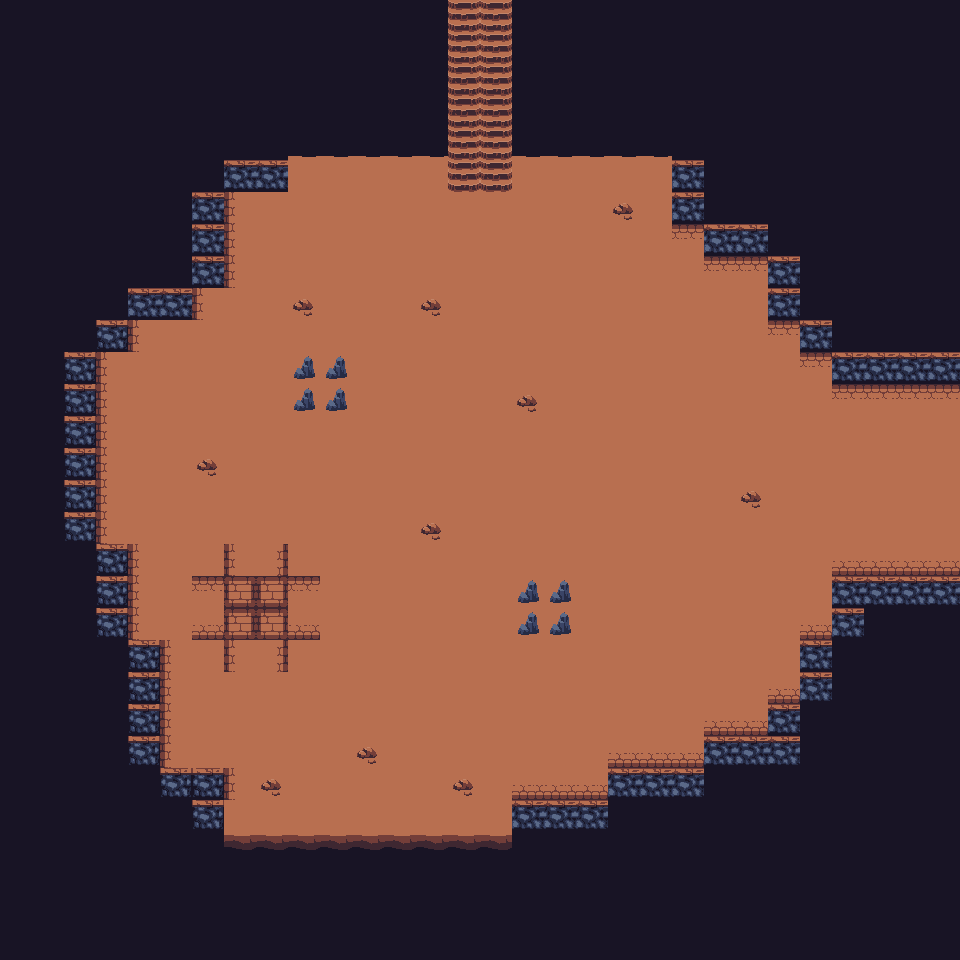

This is a level from a 2D game, rendered from its Tiled map with the project's own tilesets. A one-line summary and the complete map file follow:
An orthogonal 30x30 tile map with 32x32 px tiles, 2 tile layers (Tile Layer 1, Tile Layer 2) and 30 objects (29x wall, portal).

<map version="1.5" tiledversion="1.6.0" orientation="orthogonal" renderorder="right-down" width="30" height="30" tilewidth="32" tileheight="32" infinite="0" nextlayerid="4" nextobjectid="41">
 <tileset firstgid="1" name="tileset_dungeon" tilewidth="32" tileheight="32" tilecount="64" columns="8">
  <image source="tileset_dungeon.png" width="256" height="256" />
 </tileset>
 <layer id="1" name="Tile Layer 1" width="30" height="30">
  <data encoding="csv">
0,0,0,0,0,0,0,0,0,0,0,0,0,0,36,36,0,0,0,0,0,0,0,0,0,0,0,0,0,0,
0,0,0,0,0,0,0,0,0,0,0,0,0,0,36,36,0,0,0,0,0,0,0,0,0,0,0,0,0,0,
0,0,0,0,0,0,0,0,0,0,0,0,0,0,36,36,0,0,0,0,0,0,0,0,0,0,0,0,0,0,
0,0,0,0,0,0,0,0,0,0,0,0,0,0,36,36,0,0,0,0,0,0,0,0,0,0,0,0,0,0,
0,0,0,0,0,0,0,0,0,27,27,27,27,27,36,36,27,27,27,27,27,27,0,0,0,0,0,0,0,0,
0,0,0,0,0,0,0,18,18,34,34,34,34,34,36,36,34,34,34,34,34,18,0,0,0,0,0,0,0,0,
0,0,0,0,0,0,18,41,42,42,42,42,42,42,42,42,42,42,42,42,42,18,0,0,0,0,0,0,0,0,
0,0,0,0,0,0,18,41,42,42,42,42,42,42,42,42,42,42,42,42,42,34,18,18,0,0,0,0,0,0,
0,0,0,0,0,0,18,41,42,42,42,42,42,42,42,42,42,42,42,42,42,42,34,34,18,0,0,0,0,0,
0,0,0,0,18,18,41,42,42,42,42,42,42,42,42,42,42,42,42,42,42,42,42,42,18,0,0,0,0,0,
0,0,0,20,41,42,42,42,42,42,42,42,42,42,42,42,42,42,42,42,42,42,42,42,34,18,0,0,0,0,
0,0,20,41,42,42,42,42,42,42,42,42,42,42,42,42,42,42,42,42,42,42,42,42,42,34,18,18,18,18,
0,0,20,41,42,42,42,42,42,42,42,42,42,42,42,42,42,42,42,42,42,42,42,42,42,42,34,34,34,34,
0,0,20,41,42,42,42,42,42,42,42,42,42,42,42,42,42,42,42,42,42,42,42,42,42,42,42,42,42,42,
0,0,20,41,42,42,42,42,42,42,42,42,42,42,42,42,42,42,42,42,42,42,42,42,42,42,42,42,42,42,
0,0,20,41,42,42,42,42,42,42,42,42,42,42,42,42,42,42,42,42,42,42,42,42,42,42,42,42,42,42,
0,0,20,41,42,42,42,42,42,42,42,42,42,42,42,42,42,42,42,42,42,42,42,42,42,42,42,42,42,42,
0,0,0,20,41,42,42,42,42,42,42,42,42,42,42,42,42,42,42,42,42,42,42,42,42,42,50,50,50,50,
0,0,0,20,41,42,42,52,52,42,42,42,42,42,42,42,42,42,42,42,42,42,42,42,42,42,18,18,18,18,
0,0,0,20,41,42,42,52,52,42,42,42,42,42,42,42,42,42,42,42,42,42,42,42,42,50,18,0,0,0,
0,0,0,0,20,41,42,42,42,42,42,42,42,42,42,42,42,42,42,42,42,42,42,42,42,18,0,0,0,0,
0,0,0,0,20,41,42,42,42,42,42,42,42,42,42,42,42,42,42,42,42,42,42,42,50,18,0,0,0,0,
0,0,0,0,20,41,42,42,42,42,42,42,42,42,42,42,42,42,42,42,42,42,50,50,18,0,0,0,0,0,
0,0,0,0,20,41,42,42,42,42,42,42,42,42,42,42,42,42,42,50,50,50,18,18,18,0,0,0,0,0,
0,0,0,0,0,20,20,41,42,42,42,42,42,42,42,42,50,50,50,18,18,18,0,0,0,0,0,0,0,0,
0,0,0,0,0,0,20,50,50,50,50,50,50,50,50,50,18,18,18,0,0,0,0,0,0,0,0,0,0,0,
0,0,0,0,0,0,0,29,29,29,29,29,29,29,29,29,0,0,0,0,0,0,0,0,0,0,0,0,0,0,
0,0,0,0,0,0,0,0,0,0,0,0,0,0,0,0,0,0,0,0,0,0,0,0,0,0,0,0,0,0,
0,0,0,0,0,0,0,0,0,0,0,0,0,0,0,0,0,0,0,0,0,0,0,0,0,0,0,0,0,0,
0,0,0,0,0,0,0,0,0,0,0,0,0,0,0,0,0,0,0,0,0,0,0,0,0,0,0,0,0,0
</data>
 </layer>
 <layer id="2" name="Tile Layer 2" width="30" height="30">
  <data encoding="csv">
46,46,46,46,46,46,46,46,46,46,46,46,46,46,0,0,46,46,46,46,46,46,46,46,46,46,46,46,46,46,
46,46,46,46,46,46,46,46,46,46,46,46,46,46,0,0,46,46,46,46,46,46,46,46,46,46,46,46,46,46,
46,46,46,46,46,46,46,46,46,46,46,46,46,46,0,0,46,46,46,46,46,46,46,46,46,46,46,46,46,46,
46,46,46,46,46,46,46,46,46,46,46,46,46,46,0,0,46,46,46,46,46,46,46,46,46,46,46,46,46,46,
46,46,46,46,46,46,46,46,46,54,54,54,54,54,0,0,54,54,54,54,54,46,46,46,46,46,46,46,46,46,
46,46,46,46,46,46,46,0,0,42,42,42,42,42,0,0,42,42,42,42,42,0,46,46,46,46,46,46,46,46,
46,46,46,46,46,46,0,0,0,0,42,42,0,0,0,0,0,0,0,15,0,0,46,46,46,46,46,46,46,46,
46,46,46,46,46,46,0,0,0,42,42,42,0,0,0,0,0,0,0,0,0,0,0,0,46,46,46,46,46,46,
46,46,46,46,46,46,0,0,0,42,0,42,0,0,0,0,0,0,0,0,0,0,0,0,0,46,46,46,46,46,
46,46,46,46,0,0,0,0,0,15,42,42,0,15,0,0,0,0,0,0,0,0,0,0,0,46,46,46,46,46,
46,46,46,0,0,0,0,0,0,42,42,42,0,0,0,0,0,0,0,0,0,0,0,0,0,0,46,46,46,46,
46,46,0,0,0,0,0,0,0,8,8,42,0,0,0,0,0,0,0,0,0,0,0,0,0,0,0,0,0,0,
46,46,0,0,0,0,0,0,0,8,8,42,0,0,0,0,15,0,0,0,0,0,0,0,0,0,0,0,0,0,
46,46,0,0,0,0,0,0,0,0,0,42,0,0,0,0,0,0,0,0,0,0,0,0,0,0,0,0,0,0,
46,46,0,0,0,0,15,0,0,0,0,42,0,0,0,0,0,0,0,0,0,0,0,0,0,0,0,0,0,0,
46,46,0,0,0,0,0,0,0,0,0,42,42,0,0,0,0,0,0,0,0,0,0,15,0,0,0,0,0,0,
46,46,0,0,0,0,0,0,0,0,0,42,42,15,0,0,0,0,0,0,0,0,0,0,0,0,0,0,0,0,
46,46,46,0,0,0,0,41,43,0,0,0,0,42,0,0,0,0,0,0,0,0,0,0,0,0,0,0,0,0,
46,46,46,0,0,0,34,0,0,34,0,0,0,0,42,42,8,8,0,0,0,0,0,0,0,0,0,0,0,0,
46,46,46,0,0,0,50,0,0,50,0,0,0,0,0,42,8,8,0,0,0,0,0,0,0,0,0,46,46,46,
46,46,46,46,0,0,0,41,43,0,0,0,0,0,0,0,0,0,0,0,0,0,0,0,0,0,46,46,46,46,
46,46,46,46,0,0,0,0,0,0,0,0,0,0,0,0,0,0,0,0,0,0,0,0,0,0,46,46,46,46,
46,46,46,46,0,0,0,0,0,0,0,0,0,0,0,0,0,0,0,0,0,0,0,0,0,46,46,46,46,46,
46,46,46,46,0,0,0,0,0,0,0,15,0,0,0,0,0,0,0,0,0,0,0,0,0,46,46,46,46,46,
46,46,46,46,46,0,0,0,15,0,0,0,0,0,15,0,0,0,0,0,0,0,46,46,46,46,46,46,46,46,
46,46,46,46,46,46,0,42,42,42,42,42,42,42,42,42,0,0,0,46,46,46,46,46,46,46,46,46,46,46,
46,46,46,46,46,46,46,38,38,38,38,38,38,38,38,38,46,46,46,46,46,46,46,46,46,46,46,46,46,46,
46,46,46,46,46,46,46,46,46,46,46,46,46,46,46,46,46,46,46,46,46,46,46,46,46,46,46,46,46,46,
46,46,46,46,46,46,46,46,46,46,46,46,46,46,46,46,46,46,46,46,46,46,46,46,46,46,46,46,46,46,
46,46,46,46,46,46,46,46,46,46,46,46,46,46,46,46,46,46,46,46,46,46,46,46,46,46,46,46,46,46
</data>
 </layer>
 <objectgroup id="3" name="Object Layer 1">
  <object id="1" name="wall" type="wall" x="512" y="128" width="160" height="32" />
  <object id="2" name="wall" type="wall" x="672" y="160" width="32" height="64" />
  <object id="3" name="wall" type="wall" x="704" y="224" width="64" height="32" />
  <object id="4" name="wall" type="wall" x="768" y="256" width="32" height="64" />
  <object id="5" name="wall" type="wall" x="800" y="320" width="32" height="32" />
  <object id="6" name="wall" type="wall" x="832" y="352" width="128" height="32" />
  <object id="7" name="wall" type="wall" x="832" y="576" width="128" height="32" />
  <object id="8" name="wall" type="wall" x="832" y="608" width="32" height="32" />
  <object id="9" name="wall" type="wall" x="800" y="640" width="32" height="64" />
  <object id="10" name="wall" type="wall" x="768" y="704" width="32" height="64" />
  <object id="11" name="wall" type="wall" x="704" y="736" width="64" height="32" />
  <object id="12" name="wall" type="wall" x="608" y="768" width="96" height="32" />
  <object id="13" name="wall" type="wall" x="512" y="800" width="96" height="32" />
  <object id="14" name="wall" type="wall" x="224" y="832" width="288" height="32" />
  <object id="16" name="wall" type="wall" x="160" y="768" width="64" height="64" />
  <object id="17" name="wall" type="wall" x="128" y="640" width="32" height="128" />
  <object id="18" name="wall" type="wall" x="96" y="544" width="32" height="96" />
  <object id="19" name="wall" type="wall" x="64" y="352" width="32" height="192" />
  <object id="20" name="wall" type="wall" x="96" y="320" width="32" height="32" />
  <object id="21" name="wall" type="wall" x="128" y="288" width="64" height="32" />
  <object id="22" name="wall" type="wall" x="192" y="192" width="32" height="96" />
  <object id="23" name="wall" type="wall" x="224" y="160" width="64" height="32" />
  <object id="24" name="wall" type="wall" x="288" y="128" width="160" height="32" />
  <object id="25" name="wall" type="wall" x="288" y="352" width="64" height="64" />
  <object id="26" name="wall" type="wall" x="512" y="576" width="64" height="64" />
  <object id="27" name="wall" type="wall" x="512" y="0" width="32" height="128" />
  <object id="28" name="wall" type="wall" x="416" y="0" width="32" height="128" />
  <object id="30" type="wall" x="448" y="0" width="64" height="32" />
  <object id="31" type="portal" x="448" y="32" width="64" height="32" />
  <object id="32" type="wall" x="928" y="384" width="32" height="192" />
 </objectgroup>
</map>
